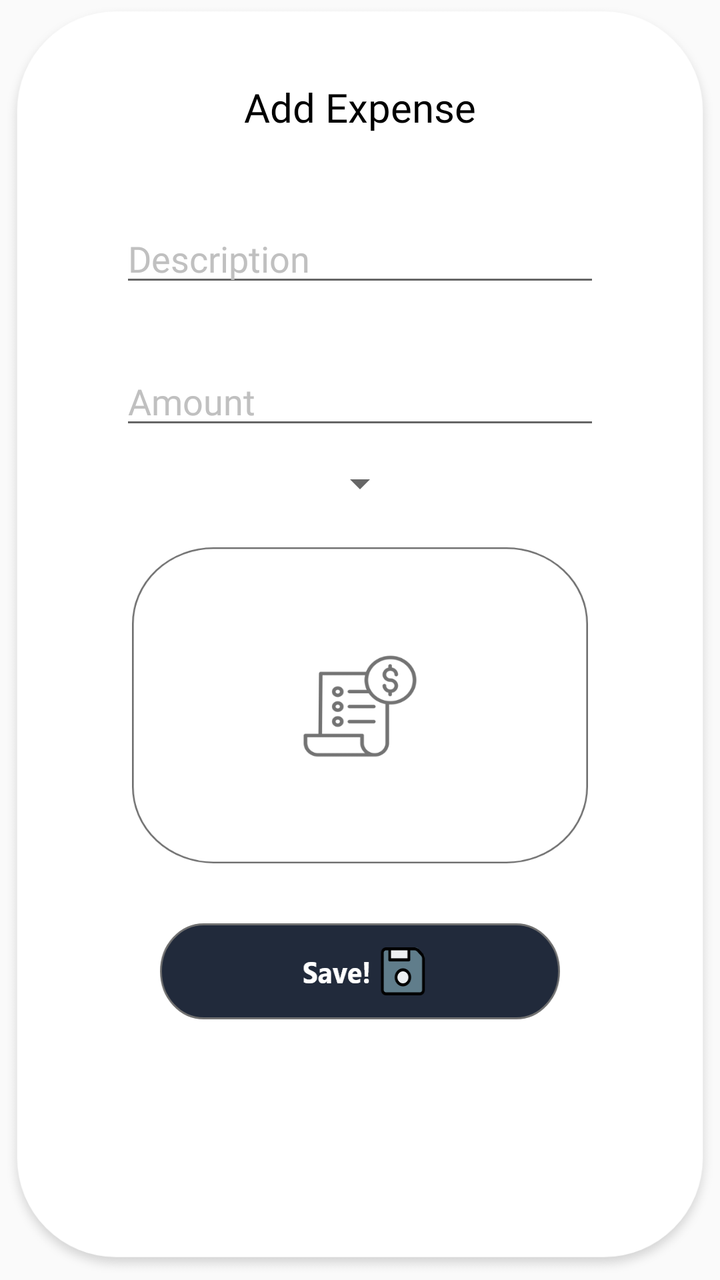
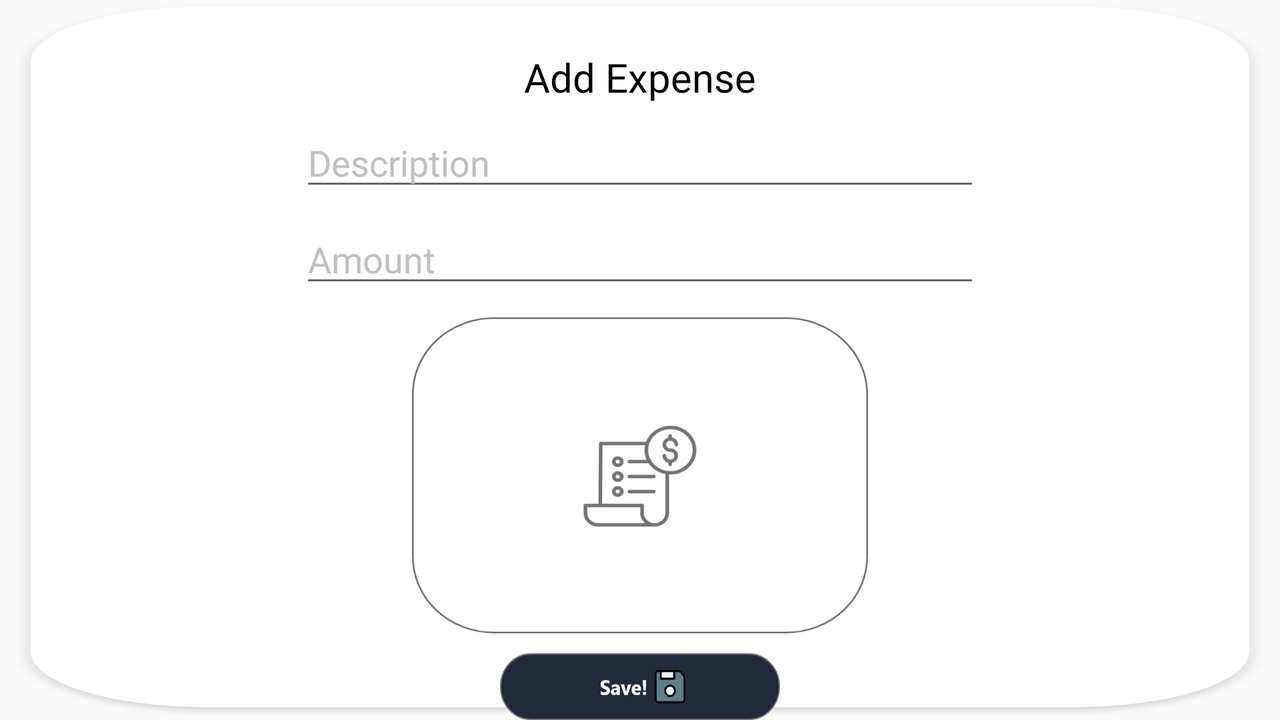

One screen, two layout resources from the same app: the default and the repository's alternative for another configuration. Each is rendered where Android would select it; the XML of both is given below.
<!-- AndroidManifest.xml: application theme AppTheme -->
<!-- res/layout/expense_add_sheet.xml -->
<?xml version="1.0" encoding="utf-8"?>
<LinearLayout xmlns:android="http://schemas.android.com/apk/res/android"
    android:id="@+id/expenseSheet"
    android:layout_width="match_parent"
    android:layout_height="wrap_content"
    android:background="@drawable/expense_sheet"
    android:orientation="vertical">

    <TextView
        android:id="@+id/textView6"
        android:layout_width="match_parent"
        android:layout_height="match_parent"
        android:fontFamily="@font/segoe_ui_bold"
        android:paddingTop="40dp"
        android:gravity="center"
        android:text="@string/add_expense"
        android:textColor="#000"
        android:textSize="20sp" />

    <EditText
        android:id="@+id/spentDescription"
        android:layout_width="match_parent"
        android:layout_height="wrap_content"
        android:layout_marginTop="40dp"
        android:layout_marginRight="@dimen/marginsLR"
        android:layout_marginLeft="@dimen/marginsLR"
        android:hint="@string/description"
        android:textColorHint="#C0C0C0"
        android:ems="10"
        android:fontFamily="@font/segoe_ui"
        android:inputType="text"/>

    <EditText
        android:id="@+id/spentAmount"
        android:layout_width="match_parent"
        android:layout_height="wrap_content"
        android:layout_marginTop="30dp"
        android:layout_marginRight="@dimen/marginsLR"
        android:layout_marginLeft="@dimen/marginsLR"
        android:hint="@string/amount"
        android:textColorHint="#C0C0C0"
        android:fontFamily="@font/segoe_ui"
        android:ems="10"
        android:inputType="numberDecimal"/>

    <Spinner
        android:id="@+id/categorySelect"
        style="@style/categorySpinner"
        android:layout_width="wrap_content"
        android:layout_height="wrap_content"
        android:layout_gravity="center"
        android:textAlignment="center"
        android:gravity="center"
        android:prompt="@string/select_category"
        android:entries="@array/list"
        android:layout_marginLeft="@dimen/marginsLR"
        android:layout_marginRight="@dimen/marginsLR"
        android:layout_margin="10dp" />

    <Button
        android:id="@+id/button"
        android:layout_width="228dp"
        android:layout_height="158dp"
        android:layout_marginLeft="@dimen/marginsLR"
        android:layout_marginTop="10dp"
        android:layout_marginRight="@dimen/marginsLR"
        android:layout_gravity="center"
        android:background="@drawable/receipt" />

    <Button
        android:id="@+id/save"
        android:layout_marginTop="30dp"
        android:layout_marginLeft="80dp"
        android:layout_marginRight="80dp"
        android:layout_width="match_parent"
        android:layout_height="wrap_content"
        android:background="@drawable/save" />


</LinearLayout>
<!-- resources referenced by this layout -->
<resources>
  <dimen name="marginsLR">60dp</dimen>
  <!-- drawable expense_sheet: png bitmap (drawable-hdpi, 21953 bytes) -->
  <!-- drawable receipt: png bitmap (drawable-hdpi, 13076 bytes) -->
  <!-- drawable save: png bitmap (drawable-hdpi, 5144 bytes) -->
  <string name="add_expense">Add Expense</string>
  <string name="amount">Amount</string>
  <string name="description">Description</string>
  <string name="select_category">Select Category</string>
  <style name="AppTheme" parent="Theme.AppCompat.Light.NoActionBar">
          
          <item name="colorPrimary">@color/colorPrimary</item>
          <item name="colorPrimaryDark">@color/colorPrimaryDark</item>
          <item name="colorAccent">@color/colorAccent</item>
      </style>
  <color name="colorPrimary">#6200EE</color>
  <color name="colorPrimaryDark">#212A3B</color>
  <color name="colorAccent">#03DAC5</color>
</resources>
<!-- res/layout-land/expense_add_sheet.xml (the repository's variant of the layout above) -->
<!-- drawn on the phone turned sideways -->
<?xml version="1.0" encoding="utf-8"?>
<LinearLayout xmlns:android="http://schemas.android.com/apk/res/android"
    android:id="@+id/expenseSheet"
    android:layout_width="match_parent"
    android:layout_height="wrap_content"
    android:background="@drawable/expense_sheet"
    android:orientation="vertical">

    <TextView
        android:id="@+id/textView6"
        android:layout_width="match_parent"
        android:layout_height="match_parent"
        android:fontFamily="@font/segoe_ui_bold"
        android:paddingTop="25dp"
        android:gravity="center"
        android:text="@string/add_expense"
        android:textColor="#000"
        android:textSize="20sp" />

    <EditText
        android:id="@+id/spentDescription"
        android:layout_width="match_parent"
        android:layout_height="wrap_content"
        android:layout_marginTop="7dp"
        android:layout_marginRight="150dp"
        android:layout_marginLeft="150dp"
        android:hint="@string/description"
        android:imeOptions="flagNoExtractUi"
        android:textColorHint="#C0C0C0"
        android:ems="10"
        android:fontFamily="@font/segoe_ui"
        android:inputType="text"/>

    <EditText
        android:id="@+id/spentAmount"
        android:layout_width="match_parent"
        android:layout_height="wrap_content"
        android:layout_marginTop="7dp"
        android:layout_marginRight="150dp"
        android:layout_marginLeft="150dp"
        android:hint="@string/amount"
        android:imeOptions="flagNoExtractUi"
        android:textColorHint="#C0C0C0"
        android:fontFamily="@font/segoe_ui"
        android:ems="10"
        android:inputType="numberDecimal"/>

    

    <Button
        android:id="@+id/button"
        android:layout_width="228dp"
        android:layout_height="158dp"
        android:layout_marginLeft="@dimen/marginsLR"
        android:layout_marginTop="10dp"
        android:layout_marginRight="@dimen/marginsLR"
        android:layout_gravity="center"
        android:background="@drawable/receipt" />

    <Button
        android:id="@+id/save"
        android:layout_marginTop="10dp"
        android:layout_marginLeft="250dp"
        android:layout_marginRight="250dp"
        android:layout_width="match_parent"
        android:layout_height="wrap_content"
        android:background="@drawable/save" />


</LinearLayout>
<!-- resources referenced by the variant -->
<!-- as the phone turned sideways resolves them -->
<resources>
  <dimen name="marginsLR">60dp</dimen>
  <!-- drawable expense_sheet: png bitmap (drawable-hdpi, 21953 bytes) -->
  <!-- drawable receipt: png bitmap (drawable-hdpi, 13076 bytes) -->
  <!-- drawable save: png bitmap (drawable-hdpi, 5144 bytes) -->
  <string name="add_expense">Add Expense</string>
  <string name="amount">Amount</string>
  <string name="description">Description</string>
  <style name="AppTheme" parent="Theme.AppCompat.Light.NoActionBar">
          
          <item name="colorPrimary">@color/colorPrimary</item>
          <item name="colorPrimaryDark">@color/colorPrimaryDark</item>
          <item name="colorAccent">@color/colorAccent</item>
      </style>
  <color name="colorPrimary">#6200EE</color>
  <color name="colorPrimaryDark">#212A3B</color>
  <color name="colorAccent">#03DAC5</color>
</resources>
